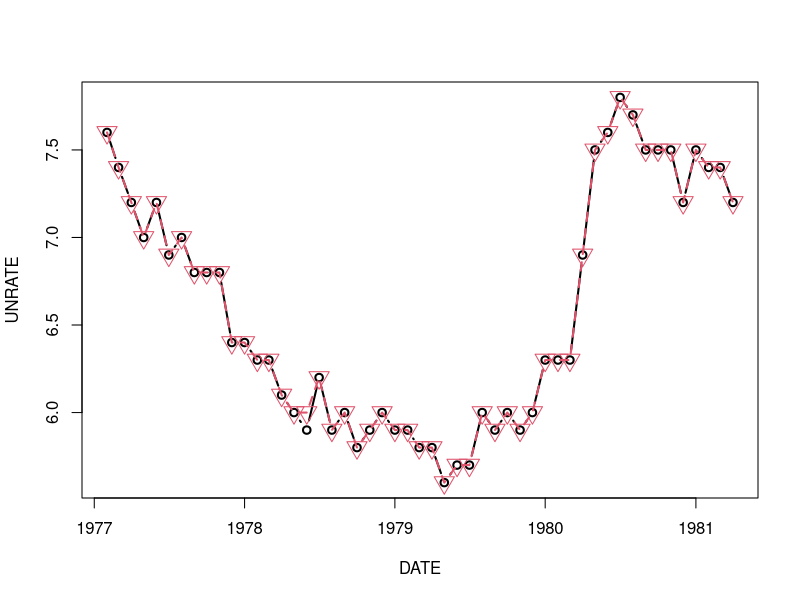

Here is the R script that generated this plot:
# load package
require(zoo)
require(data.table)

# load data
unemp <- fread("UNRATE.csv")
# translate column "DATE" to datetime object
unemp[, DATE :=as.Date(DATE)]
setkey(unemp,DATE)

# データが無作為に欠損しているデータセットを生成
rand.unemp.idx <- sample(1:nrow(unemp), .1*nrow(unemp))
rand.unemp <- unemp[-rand.unemp.idx]

# 失業率の高い月にデータが欠損値している可能性の高いデータセットを生成
high.unemp.idx <- which(unemp$UNRATE>8)
num.to.select <- .2*length(high.unemp.idx)
high.unemp.idx <- sample(high.unemp.idx,)
bias.unemp <- unemp[-high.unemp.idx]

# ローリング結合
all.dates <-seq(from = unemp$DATE[1],to = tail(unemp$DATE,1),by="months")
rand.unemp = rand.unemp[J(all.dates),roll=0]
bias.unemp = bias.unemp[J(all.dates),roll=0]
rand.unemp[,rpt :=is.na(UNRATE)]

# 前方埋め
rand.unemp[,impute.ff := na.locf(UNRATE,na.rm=FALSE)]
bias.unemp[,impute.ff := na.locf(UNRATE,na.rm=FALSE)]

# 350~400までをプロット
unemp[350:400,plot(DATE,UNRATE,col=1,lwd=2,type="b")]
rand.unemp[350:400,lines(DATE, impute.ff, col=2,lwd=2,lty=2)]
rand.unemp[350:400,rpt==TRUE,points(DATE,impute.ff,col=2,pch=6,cex=2)]